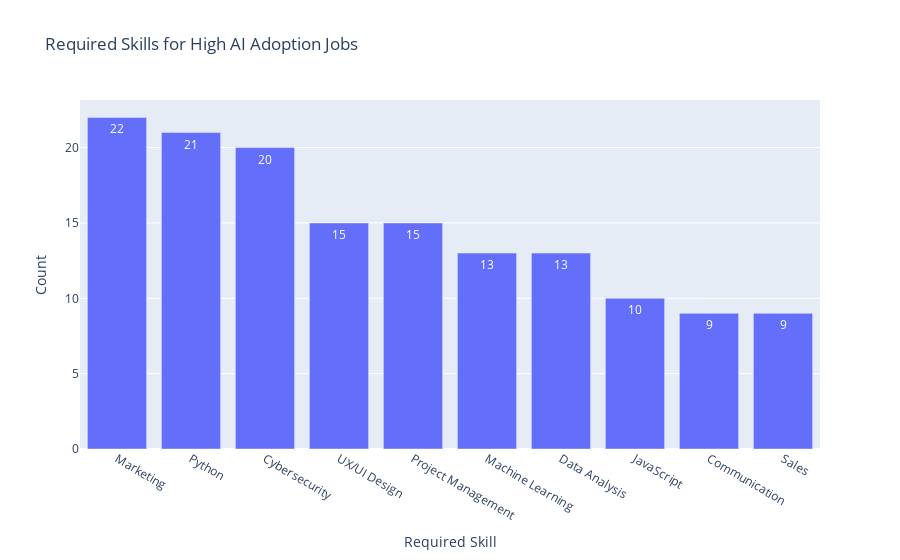

Notebook code for this chart:
### Code cell
data_high_ai = data[data['AI_Adoption_Level'] == 'High']
skills_expanded = data_high_ai.explode('Required_Skills')

skill_counts = skills_expanded['Required_Skills'].value_counts().reset_index()
skill_counts.columns = ['Skill', 'Count']

# Create the bar chart
fig = px.bar(skill_counts, x='Skill', y='Count',
             title='Required Skills for High AI Adoption Jobs',
             labels={'Skill': 'Required Skill', 'Count': 'Count'},
             text='Count')

fig.update_layout(xaxis_title='Required Skill', yaxis_title='Count')
fig.show()

### Figure 1 — Plotly figure (JSON) as saved in the notebook; plotly's stock layout.template omitted (floating-point values rounded to 4 significant figures)
{"data": [{"alignmentgroup": "True", "hovertemplate": "Required Skill=%{x}<br>Count=%{text}<extra></extra>", "legendgroup": "", "marker": {"color": "#636efa", "pattern": {"shape": ""}}, "name": "", "offsetgroup": "", "orientation": "v", "showlegend": false, "text": [22, 21, 20, 15, 15, 13, 13, 10, 9, 9], "textposition": "auto", "type": "bar", "x": ["Marketing", "Python", "Cybersecurity", "UX/UI Design", "Project Management", "Machine Learning", "Data Analysis", "JavaScript", "Communication", "Sales"], "xaxis": "x", "y": [22, 21, 20, 15, 15, 13, 13, 10, 9, 9], "yaxis": "y"}], "layout": {"autosize": true, "barmode": "relative", "legend": {"tracegroupgap": 0}, "title": {"text": "Required Skills for High AI Adoption Jobs"}, "xaxis": {"anchor": "y", "autorange": true, "domain": [0, 1], "range": [-0.5, 9.5], "title": {"text": "Required Skill"}, "type": "category"}, "yaxis": {"anchor": "x", "autorange": true, "domain": [0, 1], "range": [0, 23.16], "title": {"text": "Count"}, "type": "linear"}}}
